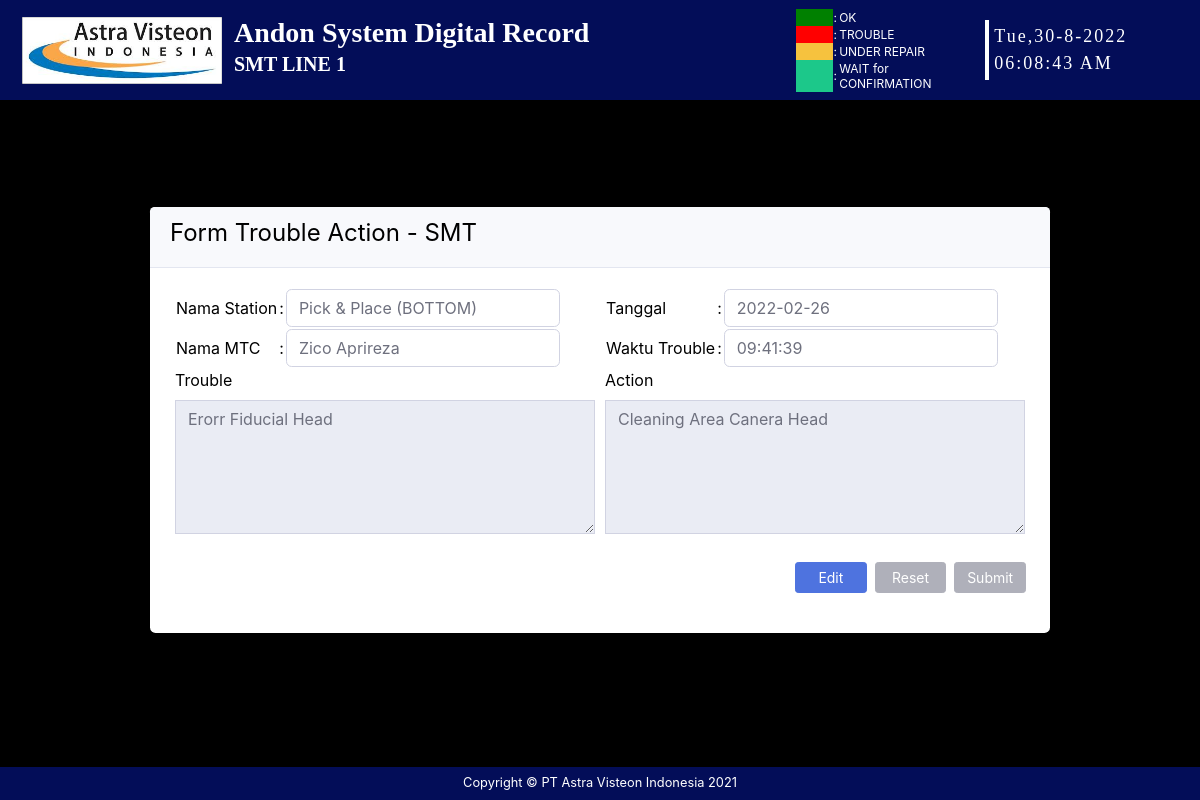
The app's page /formcheck.php?idtrouble=185&station=12 with its own data.
### tables this page shows
CREATE TABLE IF NOT EXISTS `smt_action` (
  `no` int(11) NOT NULL AUTO_INCREMENT,
  `id_trouble` int(10) NOT NULL,
  `date_trouble` date NOT NULL,
  `time_trouble` time NOT NULL,
  `no_station` int(10) NOT NULL,
  `nama_station` tinytext NOT NULL,
  `trouble` text NOT NULL,
  `action` text NOT NULL,
  `name` tinytext NOT NULL,
  PRIMARY KEY (`no`),
  KEY `no_station` (`no_station`),
  KEY `id-trouble` (`id_trouble`)
);

### formcheck.php (the view, shortened to what this page needs)
 <?php
include "connect.php";
$no_station = $_GET['station'];
$id_trouble = $_GET['idtrouble'];
?>
<html lang="en">
<head>
  <link href="css/sb-admin-2.css" rel="stylesheet">
</head>
<body>
<nav class="navbar navbar-expand fixed-top bg-bluedark mb-4" style="height: 100px;">
  <?php require 'navbar.php'; ?>
</nav>
<div class="d-flex align-items-center min-vh-100">
      <div id="content" style="padding-top: 110px; padding-bottom: 20px; width: 100%">
        <div class="container" style="padding-left: 10%; padding-right: 10%;">
          <div class="row" style="width: 100%">
            <div class="card" style="width: 100%; margin-bottom: 50px;">
              <div class="card-header"><h4> Form Trouble Action - SMT</h4></div>
              <div class="card-body">
                <form method='post' action='formpost.php?form=2' autocomplete='off' onsubmit="return confirm('Anda sudah yakin dengan data yang anda masukkan ?');">
                <?php
                $query = mysqli_query($connect,"SELECT * FROM smt_action WHERE id_trouble = '$id_trouble' AND no_station = '$no_station'");
                if(mysqli_num_rows($query) != 0){
                  $data1=mysqli_fetch_array($query);
                  $date_trouble = $data1['date_trouble'];
                  $time_trouble = $data1['time_trouble'];
                  $nama_station = $data1['nama_station'];
                  $trouble      = $data1['trouble'];
                  $action       = $data1['action'];
                  $mtc          = $data1['name'];
                  } ?>
                  <div class="row text-danger">
                    <div class="col-md-6">
                      <table>
                      <tr><td>Nama Station</td>
                          <td> : </td>
                          <td><input type="text" name="station" id="station" class="form-control bg-white" value="<?=$nama_station?>" readonly /></td></tr>
                      <tr><td>Nama MTC</td>
                          <td> : </td>
                          <td><input type="text" name="mtc" id="mtc" class="form-control bg-white" value="<?=$mtc?>" style='text-transform: capitalize;' readonly /></td></tr>
                      </table>
                    </div>
                    <div class="col-md-6">
                      <table>
                      <tr><td>Tanggal</td>
                          <td> : </td>
                          <td><input type="text" name="date" id="date" class="form-control bg-white" value="<?=$date_trouble?>" readonly /></td></tr>
                      <tr><td>Waktu Trouble</td>
                          <td> : </td>
                          <td><input type="text" name="time" id="time" class="form-control bg-white" value="<?=$time_trouble?>" readonly /></td></tr>
                      </table>
                    </div>
                  </div>
                  <div class="row">
                    <div class="col-md-6">
                      <label for="trouble">Trouble</label>
                      <textarea name='trouble' id='trouble' rows='5' class='form-control rounded-0' maxlength="100" style='text-transform: capitalize;' readonly><?php echo $trouble ?></textarea><br />
                    </div>
                    <div class="col-md-6">
                      <label for="action">Action</label>
                      <textarea name='action' id='action' rows='5' class='form-control rounded-0' maxlength="100" style='text-transform: capitalize;' readonly><?php echo $action ?></textarea><br />
                    </div>
                  </div>
                  <div class="row d-flex flex-row-reverse py-1 px-0">
                  <input class="col-sm-1 btn btn-sm btn-secondary mx-1" type="submit" name="submit" id="submit" value="Submit" disabled />
                  <input class="col-sm-1 btn btn-sm btn-secondary mx-1" type="reset" name="reset" id="reset" value="Reset" disabled />
                  <input class="col-sm-1 btn btn-sm btn-primary mx-1" type="button" name="edit" id="edit" value="Edit" onclick="editform()" />
                  </div>
                </form>
              </div>
            </div>
          </div>
        </div>
      </div>
</div>
<footer class="sticky-footer bg-bluedark">
  <div class="container my-auto">
    <div class="copyright text-center my-auto">
      <span>Copyright &copy; PT Astra Visteon Indonesia 2021</span>
    </div>
  </div>
</footer>
</body>
</html>

### records on screen
smt_action: station "Pick & Place (BOTTOM)", mtc "Zico Aprireza", date "2022-02-26", time "09:41:39", trouble "Erorr fiducial head", action "Cleaning area canera head"
